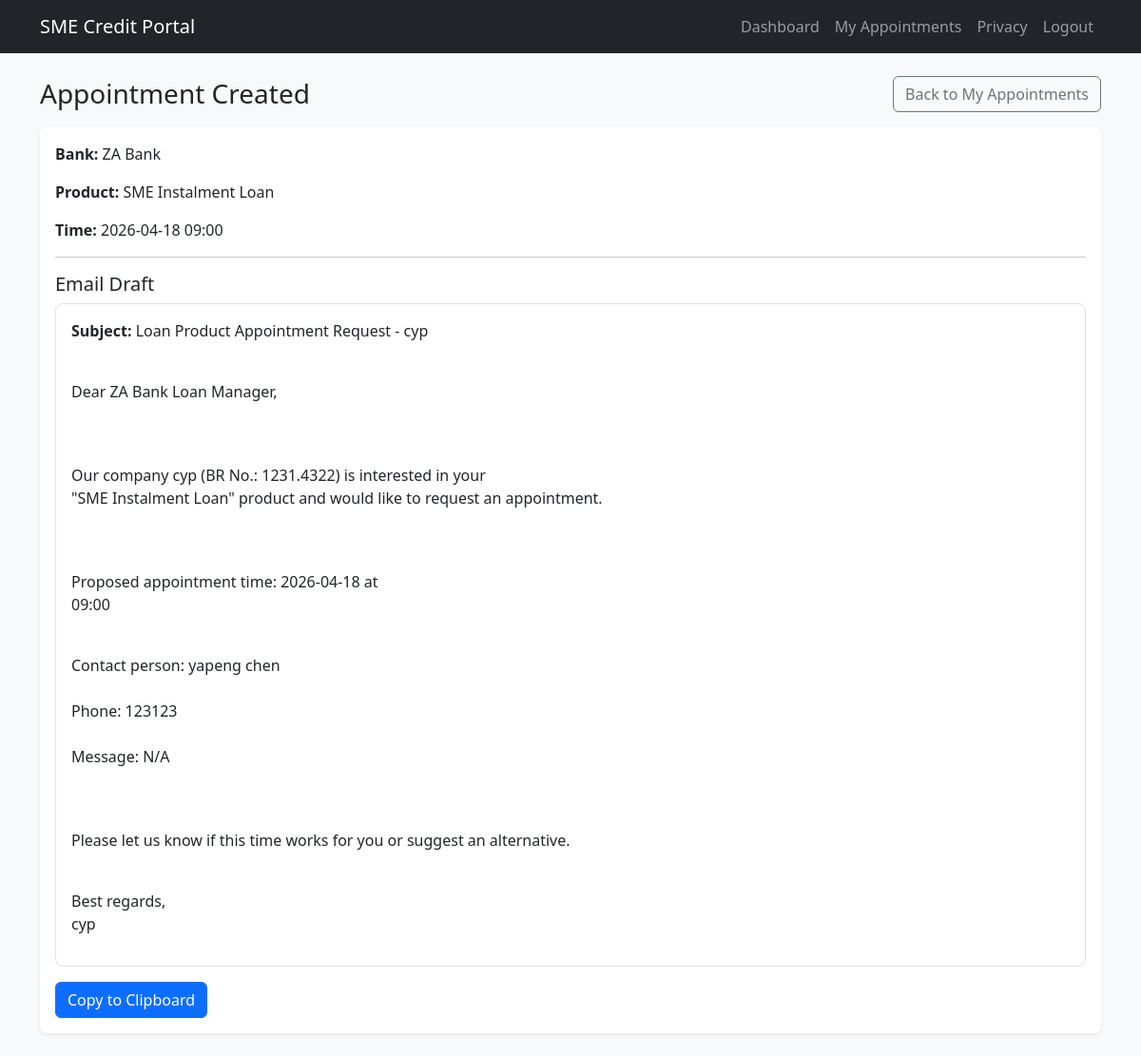
Page /appointment/view/1 (signed in) on the committed database.
### models.py (models this page shows)
class LoanProduct(db.Model):
    id = db.Column(db.Integer, primary_key=True)
    name = db.Column(db.String(100), nullable=False)
    bank_name = db.Column(db.String(100), nullable=False)
    min_credit_score = db.Column(db.Integer, nullable=False)
    allowed_risk_levels = db.Column(db.String(20))
    min_established_years = db.Column(db.Integer)
    min_annual_revenue = db.Column(db.Integer)
    require_collateral = db.Column(db.Boolean)
    allowed_industries = db.Column(db.String(200))
    max_debt_ratio = db.Column(db.Float)
    require_no_serious_default = db.Column(db.Boolean)
    max_amount = db.Column(db.Integer, nullable=False)
    min_interest_rate = db.Column(db.Float, nullable=False)
    max_interest_rate = db.Column(db.Float, nullable=False)
    term_months = db.Column(db.String(50))
    compliance_note = db.Column(db.Text)
    product_disclaimer = db.Column(db.Text)
    appointments = db.relationship("Appointment", backref="product", lazy=True)

class Appointment(db.Model):
    id = db.Column(db.Integer, primary_key=True)
    user_id = db.Column(db.Integer, db.ForeignKey("user.id"), nullable=False)
    product_id = db.Column(db.Integer, db.ForeignKey("loan_product.id"), nullable=False)
    contact_name = db.Column(db.String(100), nullable=False)
    contact_phone = db.Column(db.String(20), nullable=False)
    preferred_date = db.Column(db.Date, nullable=False)
    preferred_time = db.Column(db.Time, nullable=False)
    message = db.Column(db.Text)
    email_content = db.Column(db.Text)
    created_at = db.Column(db.DateTime, default=datetime.utcnow)

### routes/appointments.py (the view)
@appointments_bp.route("/view/<int:appointment_id>", methods=["GET"])
@login_required
def view_appointment(appointment_id):
    appointment = Appointment.query.get_or_404(appointment_id)
    if appointment.user_id != current_user.id:
        abort(403)
    return render_template("appointments/success.html", appointment=appointment)

### templates/appointments/success.html (shortened to what this page needs)
{% extends "base.html" %}
{% block content %}
<div class="d-flex justify-content-between align-items-center mb-3">
    <h3 class="mb-0">Appointment Created</h3>
    <a href="{{ url_for('appointments.my_appointments') }}" class="btn btn-outline-secondary">Back to My Appointments</a>
</div>
<div class="card shadow-sm">
    <div class="card-body">
        <p><strong>Bank:</strong> {{ appointment.product.bank_name }}</p>
        <p><strong>Product:</strong> {{ appointment.product.name }}</p>
        <p><strong>Time:</strong> {{ appointment.preferred_date.strftime('%Y-%m-%d') }} {{ appointment.preferred_time.strftime('%H:%M') }}</p>
        <hr>
        <h5>Email Draft</h5>
        <div class="email-draft-box" id="emailDraft">{{ appointment.email_content | safe }}</div>
        <button class="btn btn-primary mt-3" id="copyBtn">Copy to Clipboard</button>
    </div>
</div>
{% endblock %}

### static/css/custom.css (style rules this page uses)
body { background-color: #f8f9fa; }
.card { border: 0; }
.email-draft-box { border: 1px solid #dee2e6; border-radius: 0.5rem; padding: 1rem; background-color: #fff; white-space: pre-line; }

### rows in the picture
LoanProduct: product.bank_name "ZA Bank", product.name "SME Instalment Loan"
Appointment: preferred_date "2026-04-18", preferred_time "09:00", email_content "Subject: Loan Product Appointment Request - cyp Dear ZA Bank Loan Manager, Our company cyp (BR No.: 1231.4322) is interested in your \"SME Instalment Loan\" product and would like to request an appointment. Proposed appointment time: 2026-04-18 at 09:00 Contact person: yapeng chen Phone: 123123 Message: N/A Please let us know if this time works for you or suggest an alternative. Best regards, cyp"
